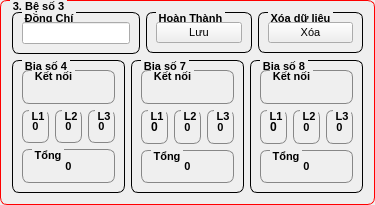
           <widget class="QGroupBox" name="groupBox_192">
            <property name="sizePolicy">
             <sizepolicy hsizetype="Preferred" vsizetype="Preferred">
              <horstretch>0</horstretch>
              <verstretch>0</verstretch>
             </sizepolicy>
            </property>
            <property name="styleSheet">
             <string notr="true">QGroupBox {
    border: 1px solid gray;
    border-radius: 7px;
    margin-top: 0.5em;
	font-size: 8pt ;
    font-weight: bold;
	border-color: rgb(255, 0, 0);
}

QGroupBox::title {
    subcontrol-origin: margin;
    left: 10px;
    padding: 0 0.5px 0 0.5px;
}</string>
            </property>
            <property name="title">
             <string>3. Bệ số 3</string>
            </property>
            <layout class="QVBoxLayout" name="verticalLayout_14">
             <item>
              <layout class="QHBoxLayout" name="horizontalLayout_38">
               <item>
                <widget class="QGroupBox" name="groupBox_194">
                 <property name="sizePolicy">
                  <sizepolicy hsizetype="Preferred" vsizetype="Preferred">
                   <horstretch>0</horstretch>
                   <verstretch>0</verstretch>
                  </sizepolicy>
                 </property>
                 <property name="styleSheet">
                  <string notr="true">QGroupBox {
    border: 1px solid gray;
    border-radius: 7px;
    margin-top: 0.7em;
	font-size: 8pt ;
    font-weight: bold;
	border-color: rgb(0, 0, 0);
}

QGroupBox::title {
    subcontrol-origin: margin;
    left: 10px;
    padding: 0 1px 0 1px;
}</string>
                 </property>
                 <property name="title">
                  <string>Đồng Chí</string>
                 </property>
                 <layout class="QHBoxLayout" name="horizontalLayout_39">
                  <item>
                   <widget class="QLineEdit" name="m_Zone_3_Name">
                    <property name="sizePolicy">
                     <sizepolicy hsizetype="Preferred" vsizetype="Fixed">
                      <horstretch>0</horstretch>
                      <verstretch>0</verstretch>
                     </sizepolicy>
                    </property>
                    <property name="font">
                     <font>
                      <pointsize>8</pointsize>
                     </font>
                    </property>
                   </widget>
                  </item>
                 </layout>
                </widget>
               </item>
               <item>
                <widget class="QGroupBox" name="groupBox_259">
                 <property name="sizePolicy">
                  <sizepolicy hsizetype="Preferred" vsizetype="Fixed">
                   <horstretch>0</horstretch>
                   <verstretch>0</verstretch>
                  </sizepolicy>
                 </property>
                 <property name="styleSheet">
                  <string notr="true">QGroupBox {
    border: 1px solid gray;
    border-radius: 7px;
    margin-top: 0.7em;
	font-size: 8pt ;
    font-weight: bold;
	border-color: rgb(0, 0, 0);
}

QGroupBox::title {
    subcontrol-origin: margin;
    left: 10px;
    padding: 0 1px 0 1px;
}</string>
                 </property>
                 <property name="title">
                  <string>Hoàn Thành</string>
                 </property>
                 <layout class="QHBoxLayout" name="horizontalLayout_40">
                  <item>
                   <widget class="QPushButton" name="m_Zone_3_Add">
                    <property name="font">
                     <font>
                      <pointsize>8</pointsize>
                     </font>
                    </property>
                    <property name="text">
                     <string>Lưu</string>
                    </property>
                    <property name="icon">
                     <iconset resource="icons.qrc">
                      <normaloff>:/icons/24/Add.png</normaloff>:/icons/24/Add.png</iconset>
                    </property>
                    <property name="iconSize">
                     <size>
                      <width>16</width>
                      <height>16</height>
                     </size>
                    </property>
                   </widget>
                  </item>
                 </layout>
                </widget>
               </item>
               <item>
                <widget class="QGroupBox" name="groupBox_260">
                 <property name="sizePolicy">
                  <sizepolicy hsizetype="Preferred" vsizetype="Fixed">
                   <horstretch>0</horstretch>
                   <verstretch>0</verstretch>
                  </sizepolicy>
                 </property>
                 <property name="styleSheet">
                  <string notr="true">QGroupBox {
    border: 1px solid gray;
    border-radius: 7px;
    margin-top: 0.7em;
	font-size: 8pt ;
    font-weight: bold;
	border-color: rgb(0, 0, 0);
}

QGroupBox::title {
    subcontrol-origin: margin;
    left: 10px;
    padding: 0 1px 0 1px;
}</string>
                 </property>
                 <property name="title">
                  <string>Xóa dữ liệu</string>
                 </property>
                 <layout class="QGridLayout" name="gridLayout_285">
                  <item row="0" column="0">
                   <widget class="QPushButton" name="m_Zone_3_Clear">
                    <property name="font">
                     <font>
                      <pointsize>8</pointsize>
                     </font>
                    </property>
                    <property name="text">
                     <string>Xóa</string>
                    </property>
                    <property name="icon">
                     <iconset resource="icons.qrc">
                      <normaloff>:/icons/24/Delete.png</normaloff>:/icons/24/Delete.png</iconset>
                    </property>
                    <property name="iconSize">
                     <size>
                      <width>16</width>
                      <height>16</height>
                     </size>
                    </property>
                   </widget>
                  </item>
                 </layout>
                </widget>
               </item>
              </layout>
             </item>
             <item>
              <layout class="QGridLayout" name="gridLayout_286">
               <item row="0" column="1">
                <widget class="QGroupBox" name="groupBox_261">
                 <property name="styleSheet">
                  <string notr="true">QGroupBox {
    border: 1px solid gray;
    border-radius: 7px;
    margin-top: 0.7em;
	font-size: 8pt ;
    font-weight: bold;
	border-color: rgb(0, 0, 0);
}

QGroupBox::title {
    subcontrol-origin: margin;
    left: 10px;
    padding: 0 0.5px 0 0.5px;
}</string>
                 </property>
                 <property name="title">
                  <string>Bia số 7</string>
                 </property>
                 <layout class="QGridLayout" name="gridLayout_287">
                  <item row="5" column="0">
                   <widget class="QGroupBox" name="groupBox_262">
                    <property name="styleSheet">
                     <string notr="true">QGroupBox {
    font-size: 8pt ;
	border-color: rgb(135, 135, 135);
}
</string>
                    </property>
                    <property name="title">
                     <string>Tổng</string>
                    </property>
                    <layout class="QGridLayout" name="gridLayout_288">
                     <item row="0" column="0">
                      <widget class="QLabel" name="m_Zone_3_T2_Value_Total">
                       <property name="font">
                        <font>
                         <pointsize>8</pointsize>
                         <weight>75</weight>
                         <bold>true</bold>
                        </font>
                       </property>
                       <property name="text">
                        <string>0</string>
                       </property>
                       <property name="alignment">
                        <set>Qt::AlignCenter</set>
                       </property>
                      </widget>
                     </item>
                    </layout>
                   </widget>
                  </item>
                  <item row="1" column="0">
                   <layout class="QGridLayout" name="gridLayout_289">
                    <item row="0" column="0">
                     <widget class="QGroupBox" name="groupBox_263">
                      <property name="font">
                       <font>
                        <pointsize>8</pointsize>
                        <weight>75</weight>
                        <bold>true</bold>
                       </font>
                      </property>
                      <property name="styleSheet">
                       <string notr="true">QGroupBox {
    font-size: 8pt ;
	border-color: rgb(135, 135, 135);
}

QGroupBox::title {
    subcontrol-origin: margin;
    left: 7px;
    padding: 0 1px 0 1px;
}</string>
                      </property>
                      <property name="title">
                       <string>L1</string>
                      </property>
                      <layout class="QGridLayout" name="gridLayout_290">
                       <item row="0" column="0">
                        <widget class="QLabel" name="m_Zone_3_T2_Value_1">
                         <property name="font">
                          <font>
                           <weight>75</weight>
                           <bold>true</bold>
                          </font>
                         </property>
                         <property name="text">
                          <string>0</string>
                         </property>
                         <property name="alignment">
                          <set>Qt::AlignCenter</set>
                         </property>
                        </widget>
                       </item>
                      </layout>
                     </widget>
                    </item>
                    <item row="0" column="1">
                     <widget class="QGroupBox" name="groupBox_264">
                      <property name="font">
                       <font>
                        <pointsize>8</pointsize>
                        <weight>75</weight>
                        <bold>true</bold>
                       </font>
                      </property>
                      <property name="styleSheet">
                       <string notr="true">QGroupBox {
    font-size: 8pt ;
	border-color: rgb(135, 135, 135);
}

QGroupBox::title {
    subcontrol-origin: margin;
    left: 7px;
    padding: 0 1px 0 1px;
}</string>
                      </property>
                      <property name="title">
                       <string>L2</string>
                      </property>
                      <layout class="QGridLayout" name="gridLayout_291">
                       <item row="0" column="0">
                        <widget class="QLabel" name="m_Zone_3_T2_Value_2">
                         <property name="font">
                          <font>
                           <pointsize>8</pointsize>
                           <weight>75</weight>
                           <bold>true</bold>
                          </font>
                         </property>
                         <property name="text">
                          <string>0</string>
                         </property>
                         <property name="alignment">
                          <set>Qt::AlignCenter</set>
                         </property>
                        </widget>
                       </item>
                      </layout>
                     </widget>
                    </item>
                    <item row="0" column="2">
                     <widget class="QGroupBox" name="groupBox_265">
                      <property name="styleSheet">
                       <string notr="true">QGroupBox {
    font-size: 8pt ;
	border-color: rgb(135, 135, 135);
}

QGroupBox::title {
    subcontrol-origin: margin;
    left: 7px;
    padding: 0 1px 0 1px;
}</string>
                      </property>
                      <property name="title">
                       <string>L3</string>
                      </property>
                      <layout class="QGridLayout" name="gridLayout_292">
                       <item row="0" column="0">
                        <widget class="QLabel" name="m_Zone_3_T2_Value_3">
                         <property name="font">
                          <font>
                           <pointsize>8</pointsize>
                           <weight>75</weight>
                           <bold>true</bold>
                          </font>
                         </property>
                         <property name="text">
                          <string>0</string>
                         </property>
                         <property name="alignment">
                          <set>Qt::AlignCenter</set>
                         </property>
                        </widget>
                       </item>
                      </layout>
                     </widget>
                    </item>
                   </layout>
                  </item>
                  <item row="0" column="0">
                   <widget class="QGroupBox" name="groupBox_266">
                    <property name="styleSheet">
                     <string notr="true">QGroupBox {
	border-color: rgb(135, 135, 135);
}
</string>
                    </property>
                    <property name="title">
                     <string>Kết nối</string>
                    </property>
                    <layout class="QGridLayout" name="gridLayout_293">
                     <item row="0" column="0">
                      <widget class="QLabel" name="m_Zone_3_T2_Status">
                       <property name="text">
                        <string/>
                       </property>
                       <property name="pixmap">
                        <pixmap resource="icons.qrc">:/icons/24/yellow.png</pixmap>
                       </property>
                       <property name="alignment">
                        <set>Qt::AlignCenter</set>
                       </property>
                      </widget>
                     </item>
                    </layout>
                   </widget>
                  </item>
                 </layout>
                </widget>
               </item>
               <item row="0" column="0">
                <widget class="QGroupBox" name="groupBox_267">
                 <property name="styleSheet">
                  <string notr="true">QGroupBox {
    border: 1px solid gray;
    border-radius: 7px;
    margin-top: 0.7em;
	font-size: 8pt ;
    font-weight: bold;
	border-color: rgb(0, 0, 0);
}

QGroupBox::title {
    subcontrol-origin: margin;
    left: 10px;
    padding: 0 1px 0 1px;
}</string>
                 </property>
                 <property name="title">
                  <string>Bia số 4</string>
                 </property>
                 <layout class="QGridLayout" name="gridLayout_294">
                  <item row="6" column="0">
                   <widget class="QGroupBox" name="groupBox_268">
                    <property name="font">
                     <font>
                      <pointsize>8</pointsize>
                      <weight>75</weight>
                      <bold>true</bold>
                     </font>
                    </property>
                    <property name="styleSheet">
                     <string notr="true">QGroupBox {
    font-size: 8pt ;
	border-color: rgb(135, 135, 135);
}
</string>
                    </property>
                    <property name="title">
                     <string>Tổng</string>
                    </property>
                    <layout class="QGridLayout" name="gridLayout_295">
                     <item row="0" column="0">
                      <widget class="QLabel" name="m_Zone_3_T1_Value_Total">
                       <property name="font">
                        <font>
                         <pointsize>8</pointsize>
                         <weight>75</weight>
                         <bold>true</bold>
                        </font>
                       </property>
                       <property name="text">
                        <string>0</string>
                       </property>
                       <property name="alignment">
                        <set>Qt::AlignCenter</set>
                       </property>
                      </widget>
                     </item>
                    </layout>
                   </widget>
                  </item>
                  <item row="0" column="0">
                   <layout class="QGridLayout" name="gridLayout_296">
                    <item row="0" column="0">
                     <widget class="QGroupBox" name="groupBox_269">
                      <property name="styleSheet">
                       <string notr="true">QGroupBox {
	border-color: rgb(135, 135, 135);
}
</string>
                      </property>
                      <property name="title">
                       <string>Kết nối</string>
                      </property>
                      <layout class="QGridLayout" name="gridLayout_297">
                       <item row="0" column="0">
                        <widget class="QLabel" name="m_Zone_3_T1_Status">
                         <property name="text">
                          <string/>
                         </property>
                         <property name="pixmap">
                          <pixmap resource="icons.qrc">:/icons/24/yellow.png</pixmap>
                         </property>
                         <property name="alignment">
                          <set>Qt::AlignCenter</set>
                         </property>
                        </widget>
                       </item>
                      </layout>
                     </widget>
                    </item>
                   </layout>
                  </item>
                  <item row="3" column="0">
                   <layout class="QGridLayout" name="gridLayout_298">
                    <item row="0" column="2">
                     <widget class="QGroupBox" name="groupBox_270">
                      <property name="font">
                       <font>
                        <pointsize>8</pointsize>
                        <weight>75</weight>
                        <bold>true</bold>
                       </font>
                      </property>
                      <property name="styleSheet">
                       <string notr="true">QGroupBox {
    font-size: 8pt ;
	border-color: rgb(135, 135, 135);
}

QGroupBox::title {
    subcontrol-origin: margin;
    left: 7px;
    padding: 0 1px 0 1px;
}</string>
                      </property>
                      <property name="title">
                       <string>L3</string>
                      </property>
                      <layout class="QGridLayout" name="gridLayout_299">
                       <item row="0" column="0">
                        <widget class="QLabel" name="m_Zone_3_T1_Value_3">
                         <property name="font">
                          <font>
                           <pointsize>8</pointsize>
                           <weight>75</weight>
                           <bold>true</bold>
                          </font>
                         </property>
                         <property name="text">
                          <string>0</string>
                         </property>
                         <property name="alignment">
                          <set>Qt::AlignCenter</set>
                         </property>
                        </widget>
                       </item>
                      </layout>
                     </widget>
                    </item>
                    <item row="0" column="0">
                     <widget class="QGroupBox" name="groupBox_271">
                      <property name="font">
                       <font>
                        <pointsize>8</pointsize>
                        <weight>75</weight>
                        <bold>true</bold>
                       </font>
                      </property>
                      <property name="styleSheet">
                       <string notr="true">QGroupBox {
    font-size: 8pt ;
	border-color: rgb(135, 135, 135);
}

QGroupBox::title {
    subcontrol-origin: margin;
    left: 7px;
    padding: 0 1px 0 1px;
}</string>
                      </property>
                      <property name="title">
                       <string>L1</string>
                      </property>
                      <layout class="QGridLayout" name="gridLayout_300">
                       <item row="0" column="0">
                        <widget class="QLabel" name="m_Zone_3_T1_Value_1">
                         <property name="font">
                          <font>
                           <pointsize>8</pointsize>
                           <weight>75</weight>
                           <bold>true</bold>
                          </font>
                         </property>
                         <property name="text">
                          <string>0</string>
                         </property>
                         <property name="alignment">
                          <set>Qt::AlignCenter</set>
                         </property>
                        </widget>
                       </item>
                      </layout>
                     </widget>
                    </item>
                    <item row="0" column="1">
                     <widget class="QGroupBox" name="groupBox_272">
                      <property name="font">
                       <font>
                        <pointsize>8</pointsize>
                        <weight>75</weight>
                        <bold>true</bold>
                       </font>
                      </property>
                      <property name="styleSheet">
                       <string notr="true">QGroupBox {
    font-size: 8pt ;
	border-color: rgb(135, 135, 135);
}

QGroupBox::title {
    subcontrol-origin: margin;
    left: 7px;
    padding: 0 1px 0 1px;
}</string>
                      </property>
                      <property name="title">
                       <string>L2</string>
                      </property>
                      <layout class="QGridLayout" name="gridLayout_301">
                       <item row="0" column="0">
                        <widget class="QLabel" name="m_Zone_3_T1_Value_2">
                         <property name="font">
                          <font>
                           <pointsize>8</pointsize>
                           <weight>75</weight>
                           <bold>true</bold>
                          </font>
                         </property>
                         <property name="text">
                          <string>0</string>
                         </property>
                         <property name="alignment">
                          <set>Qt::AlignCenter</set>
                         </property>
                        </widget>
                       </item>
                      </layout>
                     </widget>
                    </item>
                   </layout>
                  </item>
                 </layout>
                </widget>
               </item>
               <item row="0" column="2">
                <widget class="QGroupBox" name="groupBox_273">
                 <property name="styleSheet">
                  <string notr="true">QGroupBox {
    border: 1px solid gray;
    border-radius: 7px;
    margin-top: 0.7em;
	font-size: 8pt ;
    font-weight: bold;
	border-color: rgb(0, 0, 0);
}

QGroupBox::title {
    subcontrol-origin: margin;
    left: 10px;
    padding: 0 0.5px 0 0.5px;
}</string>
                 </property>
                 <property name="title">
                  <string>Bia số 8</string>
                 </property>
                 <layout class="QGridLayout" name="gridLayout_302">
                  <item row="0" column="1">
                   <widget class="QGroupBox" name="groupBox_274">
                    <property name="styleSheet">
                     <string notr="true">QGroupBox {
	border-color: rgb(135, 135, 135);
}
</string>
                    </property>
                    <property name="title">
                     <string>Kết nối</string>
                    </property>
                    <layout class="QGridLayout" name="gridLayout_303">
                     <item row="0" column="0">
                      <widget class="QLabel" name="m_Zone_3_T3_Status">
                       <property name="text">
                        <string/>
                       </property>
                       <property name="pixmap">
                        <pixmap resource="icons.qrc">:/icons/24/yellow.png</pixmap>
                       </property>
                       <property name="alignment">
                        <set>Qt::AlignCenter</set>
                       </property>
                      </widget>
                     </item>
                    </layout>
                   </widget>
                  </item>
                  <item row="5" column="1">
                   <widget class="QGroupBox" name="groupBox_275">
                    <property name="styleSheet">
                     <string notr="true">QGroupBox {
    font-size: 8pt ;
	border-color: rgb(135, 135, 135);
}
</string>
                    </property>
                    <property name="title">
                     <string>Tổng</string>
                    </property>
                    <layout class="QGridLayout" name="gridLayout_304">
                     <item row="0" column="0">
                      <widget class="QLabel" name="m_Zone_3_T3_Value_Total">
                       <property name="font">
                        <font>
                         <pointsize>8</pointsize>
                         <weight>75</weight>
                         <bold>true</bold>
                        </font>
                       </property>
                       <property name="text">
                        <string>0</string>
                       </property>
                       <property name="alignment">
                        <set>Qt::AlignCenter</set>
                       </property>
                      </widget>
                     </item>
                    </layout>
                   </widget>
                  </item>
                  <item row="1" column="1">
                   <layout class="QGridLayout" name="gridLayout_533">
                    <item row="0" column="0">
                     <widget class="QGroupBox" name="groupBox_473">
                      <property name="font">
                       <font>
                        <pointsize>8</pointsize>
                        <weight>75</weight>
                        <bold>true</bold>
                       </font>
                      </property>
                      <property name="styleSheet">
                       <string notr="true">QGroupBox {
    font-size: 8pt ;
	border-color: rgb(135, 135, 135);
}

QGroupBox::title {
    subcontrol-origin: margin;
    left: 7px;
    padding: 0 1px 0 1px;
}</string>
                      </property>
                      <property name="title">
                       <string>L1</string>
                      </property>
                      <layout class="QGridLayout" name="gridLayout_534">
                       <item row="0" column="0">
                        <widget class="QLabel" name="m_Zone_3_T3_Value_1">
                         <property name="font">
                          <font>
                           <weight>75</weight>
                           <bold>true</bold>
                          </font>
                         </property>
                         <property name="text">
                          <string>0</string>
                         </property>
                         <property name="alignment">
                          <set>Qt::AlignCenter</set>
                         </property>
                        </widget>
                       </item>
                      </layout>
                     </widget>
                    </item>
                    <item row="0" column="1">
                     <widget class="QGroupBox" name="groupBox_474">
                      <property name="font">
                       <font>
                        <pointsize>8</pointsize>
                        <weight>75</weight>
                        <bold>true</bold>
                       </font>
                      </property>
                      <property name="styleSheet">
                       <string notr="true">QGroupBox {
    font-size: 8pt ;
	border-color: rgb(135, 135, 135);
}

QGroupBox::title {
    subcontrol-origin: margin;
    left: 7px;
    padding: 0 1px 0 1px;
}</string>
                      </property>
                      <property name="title">
                       <string>L2</string>
                      </property>
                      <layout class="QGridLayout" name="gridLayout_535">
                       <item row="0" column="0">
                        <widget class="QLabel" name="m_Zone_3_T3_Value_2">
                         <property name="font">
                          <font>
                           <pointsize>8</pointsize>
                           <weight>75</weight>
                           <bold>true</bold>
                          </font>
                         </property>
                         <property name="text">
                          <string>0</string>
                         </property>
                         <property name="alignment">
                          <set>Qt::AlignCenter</set>
                         </property>
                        </widget>
                       </item>
                      </layout>
                     </widget>
                    </item>
                    <item row="0" column="2">
                     <widget class="QGroupBox" name="groupBox_475">
                      <property name="styleSheet">
                       <string notr="true">QGroupBox {
    font-size: 8pt ;
	border-color: rgb(135, 135, 135);
}

QGroupBox::title {
    subcontrol-origin: margin;
    left: 7px;
    padding: 0 1px 0 1px;
}</string>
                      </property>
                      <property name="title">
                       <string>L3</string>
                      </property>
                      <layout class="QGridLayout" name="gridLayout_536">
                       <item row="0" column="0">
                        <widget class="QLabel" name="m_Zone_3_T3_Value_3">
                         <property name="font">
                          <font>
                           <pointsize>8</pointsize>
                           <weight>75</weight>
                           <bold>true</bold>
                          </font>
                         </property>
                         <property name="text">
                          <string>0</string>
                         </property>
                         <property name="alignment">
                          <set>Qt::AlignCenter</set>
                         </property>
                        </widget>
                       </item>
                      </layout>
                     </widget>
                    </item>
                   </layout>
                  </item>
                 </layout>
                </widget>
               </item>
              </layout>
             </item>
            </layout>
           </widget>
